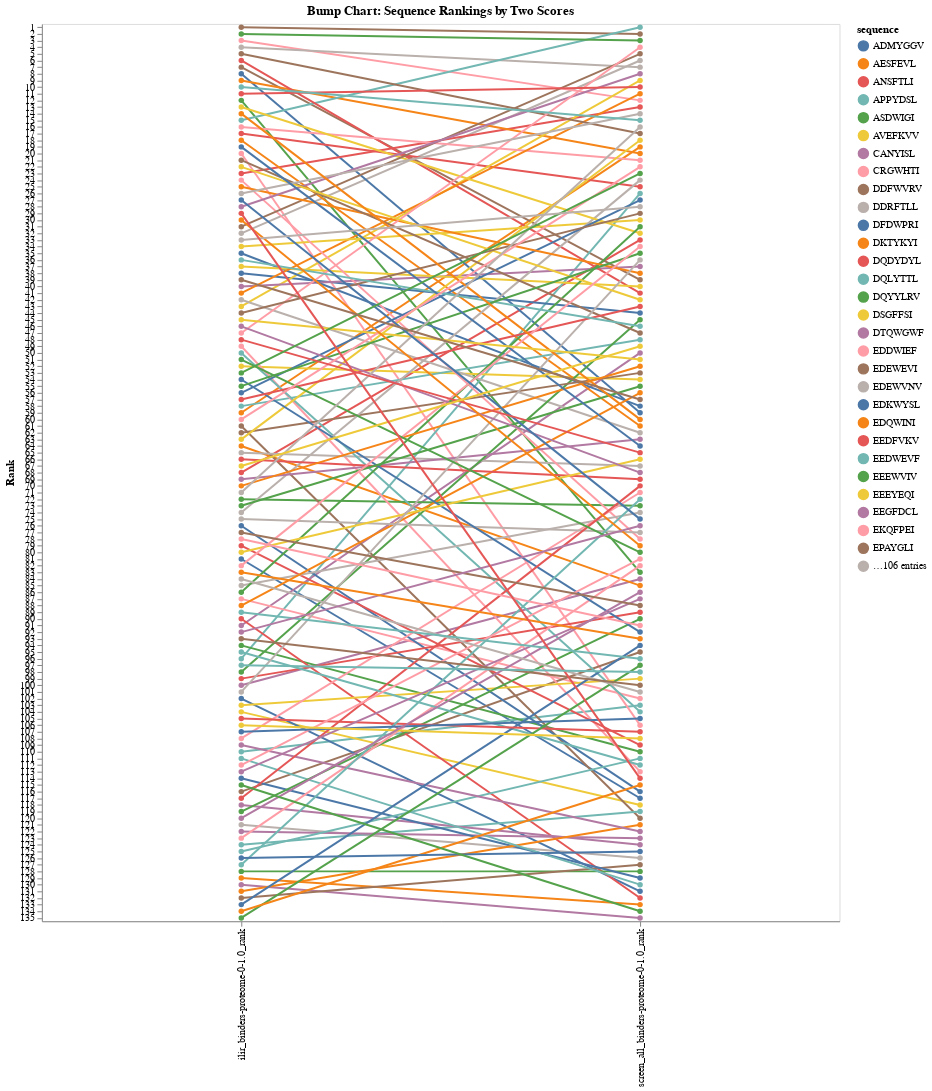

The notebook cell this image was saved under:
### Code cell
import altair as alt
from vega_datasets import data
import pandas as pd

temp_long = pd.melt(
    temp,
    id_vars=["sequence", "label"],
    value_vars=[i + "_rank" for i in columns2compare],
    var_name="PSSM",
    value_name="Rank",
)
chart = (
    alt.Chart(temp_long)
    .mark_line(point=True)
    .encode(
        x=alt.X("PSSM:N", title=None),
        y=alt.Y("Rank:O", sort="ascending", title="Rank"),
        color="sequence:N",
        detail="sequence:N",
    )
    .properties(
        title="Bump Chart: Sequence Rankings by Two Scores", width=800, height=900
    )
)
chart

### Figure 1 — Vega-Lite specification as saved in the notebook (floating-point values rounded to 4 significant figures; data arrays with more than 128 entries replaced by an {"elided": "..."} marker saying what was removed)
{"config": {"view": {"continuousWidth": 300, "continuousHeight": 300}}, "data": {"name": "data-e77dd566a4c75ebcbd5e2d524555eeb7"}, "mark": {"type": "line", "point": true}, "encoding": {"color": {"field": "sequence", "type": "nominal"}, "detail": {"field": "sequence", "type": "nominal"}, "x": {"field": "PSSM", "title": null, "type": "nominal"}, "y": {"field": "Rank", "sort": "ascending", "title": "Rank", "type": "ordinal"}}, "height": 900, "title": "Bump Chart: Sequence Rankings by Two Scores", "width": 800, "$schema": "https://vega.github.io/schema/vega-lite/v5.20.1.json", "datasets": {"data-e77dd566a4c75ebcbd5e2d524555eeb7": {"elided": "270 records"}}}
